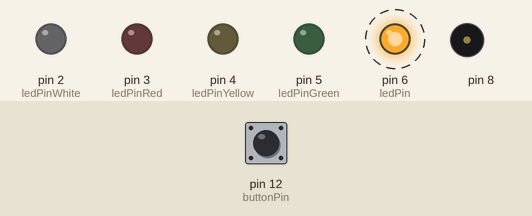
A sketch run on a simulated Arduino Uno, built with avr-gcc and run on an emulated ATmega328P. Shown: output pins drawn as LEDs (lit = HIGH), buzzer (waves = sounding). Dashed ring = blinking. The test bench sets the inputs (shaded band); at power-on: pin 12 (buttonPin) LOW.

Above: at 5.3 s.
5.4 s: pin 12 (buttonPin) pulled HIGH for 1.95 s
At 5.9 s:
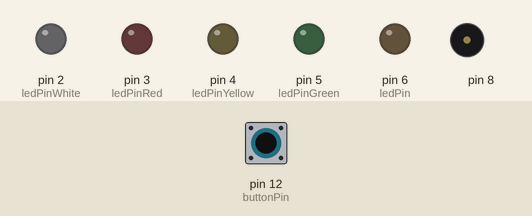
At 8.35 s:
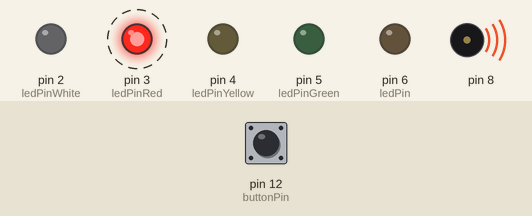
8.9 s: pin 12 (buttonPin) pulled HIGH for 3.2 s
At 11.48 s:
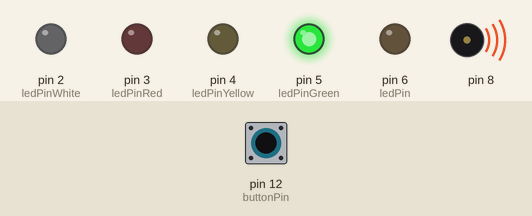
Timing chart, 0 to 19.6 s (numbered marks = the images above; inputs shaded):
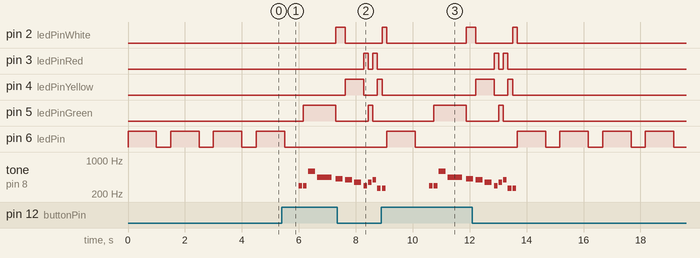

Measured:
- after the input at 5.4 s, pin 2 (ledPinWhite): LOW → HIGH after 1.9 s, → LOW 0.33 s later; pin 3 (ledPinRed): alternates HIGH for 0.16 s and LOW for 0.16 s, starting after 2.9 s
- after the input at 8.9 s, pin 3 (ledPinRed): alternates HIGH for 0.16 s and LOW for 0.16 s, 4 changes in all, then stays LOW, starting after 4.0 s; pin 5 (ledPinGreen): LOW → HIGH after 1.8 s, → LOW 1.1 s later, → HIGH 1.1 s later, → LOW 0.16 s later
- by itself, pin 6 (ledPin): alternates HIGH for 1.0 s and LOW for 0.50 s

The sketch:

megalovania.ino
```cpp
/* Button and leds which interacts with the melody "megalovania"
 *
 * When the button is pressed, the melody will play and the leds will interact with the different tones.
 * It depends on the note which colour lights up.
 *
 * Following leds will light up when:
 *  - the tone D is played --> green
 *  - the tone G or Ges is played --> yellow
 *  - the tone F is played --> red
 *  - the tone A or C is played --> white
 *
 * The oter white led will be blinking constantly, while the button is not pressed.
 *
 * Little tip: Hold the button for a longer time pressed.
 *
 * The constellation:
 *  - button attached to pin 12 from 10K resistor from ground
 *  - button attached to middle buzzer pin from 5.0V
 *  - buzzer attached to pin 8 from ground
 *  - led attached to resistor to pin 6 from ground
 *  - green led attached to resistor to pin 5 from ground
 *  - yellow attached to resistor to pin 4 from ground
 *  - red attached to resistor to pin 3 from ground
 *  - white attached to resistor to pin 2 from ground
 *
 * @author Mia Gudelj, Clarissa Sulivan
 * @since 03.11.2019
 * @version 1.0
 */

 #include "pitches.h"

// ---LED---
int ledPin = 6;
int ledPinGreen = 5;
int ledPinYellow = 4;
int ledPinRed = 3;
int ledPinWhite = 2;

// --- BUTTON---
int buttonPin = 12;

// ---MELODY---
// notes in the melody:
int melody[] = {
  NOTE_D4, NOTE_D4, NOTE_D5, NOTE_A4, NOTE_GS4, NOTE_G4, NOTE_F4, NOTE_D4, NOTE_F4, NOTE_G4, NOTE_C4, NOTE_C4
};

// note durations: 4 = quarter note, 8 = eighth note, etc.:
int noteDurations[] = {
  8, 8, 4, 2, 4, 4, 4, 8, 8, 8, 8, 8
};


// run once, when the sketch starts
void setup()  {

  // ---LED---
  // initialize digital pins from leds as an output.
  pinMode(ledPin, OUTPUT);
  pinMode(ledPinGreen, OUTPUT);
  pinMode(ledPinYellow, OUTPUT);
  pinMode(ledPinRed, OUTPUT);
  pinMode(ledPinWhite, OUTPUT);

  // ---BUTTON---
  // initialize digital pin from button as an input.
  pinMode(buttonPin, INPUT);
}   // end of the setup method

// run over and over again
void loop() {
  // ---LED---
  // the white led on pin 6 blinks constantly
  digitalWrite(ledPin, HIGH);
  delay(1000);
  digitalWrite(ledPin, LOW);
  delay(500);

  // ---BUTTON---
  //read the input pin
  int buttonState = digitalRead(buttonPin);

  //if button is pressed, play the melody
  if (buttonState == 1) {
    // ---MELODY---
    music();
  }

  // ---LED---
  //turn off all the leds
  digitalWrite(ledPinWhite, LOW);
  digitalWrite(ledPinRed, LOW);
  digitalWrite(ledPinGreen, LOW);
  digitalWrite(ledPinYellow, LOW);
}   // end of the loop method


// creating the melody
void music() {
  //turn the white blinking led off
  digitalWrite(ledPin, LOW);

  // ---leds interacting with the notes uf the melody---
  // iterate over the notes of the melody:
  for (int thisNote = 0; thisNote < 12; thisNote++) {

    // calculates the note duration ==> take one second divided by the note type.
    //e.g. quarter note = 1000 / 4, eighth note = 1000/8, etc.
    int noteDuration = 1000 / noteDurations[thisNote];
    tone(8, melody[thisNote], noteDuration);

    // to distinguish the notes, set a minimum time between them.
    // the note's duration + 30% seems to work well:
    int pauseBetweenNotes = noteDuration * 1.30;
    delay(pauseBetweenNotes);
    // stop the tone playing:
    noTone(8);

    // ---LED---
    switch (thisNote) {
      // turn the green led on
      case 0:
        digitalWrite(ledPinWhite, LOW);
        digitalWrite(ledPinRed, LOW);
        digitalWrite(ledPinYellow, LOW);
        digitalWrite(ledPinGreen, HIGH);
        break;

      case 1:
        digitalWrite(ledPinWhite, LOW);
        digitalWrite(ledPinRed, LOW);
        digitalWrite(ledPinYellow, LOW);
        digitalWrite(ledPinGreen, HIGH);
        break;

      case 2:
        digitalWrite(ledPinWhite, LOW);
        digitalWrite(ledPinRed, LOW);
        digitalWrite(ledPinYellow, LOW);
        digitalWrite(ledPinGreen, HIGH);
        break;

      // turn the white led on
      case 3:
        digitalWrite(ledPinRed, LOW);
        digitalWrite(ledPinGreen, LOW);
        digitalWrite(ledPinYellow, LOW);
        digitalWrite(ledPinWhite, HIGH);
        break;

      // turn the yellow led on
      case 4:
        digitalWrite(ledPinWhite, LOW);
        digitalWrite(ledPinRed, LOW);
        digitalWrite(ledPinGreen, LOW);
        digitalWrite(ledPinYellow, HIGH);
        break;

      case 5:
        digitalWrite(ledPinWhite, LOW);
        digitalWrite(ledPinRed, LOW);
        digitalWrite(ledPinGreen, LOW);
        digitalWrite(ledPinYellow, HIGH);
        break;

      // turn the red led on
      case 6:
        digitalWrite(ledPinWhite, LOW);
        digitalWrite(ledPinGreen, LOW);
        digitalWrite(ledPinYellow, LOW);
        digitalWrite(ledPinRed, HIGH);
        break;

      // turn the green led on
      case 7:
        digitalWrite(ledPinWhite, LOW);
        digitalWrite(ledPinRed, LOW);
        digitalWrite(ledPinYellow, LOW);
        digitalWrite(ledPinGreen, HIGH);
        break;

      // turn the red led on
      case 8:
        digitalWrite(ledPinWhite, LOW);
        digitalWrite(ledPinGreen, LOW);
        digitalWrite(ledPinYellow, LOW);
        digitalWrite(ledPinRed, HIGH);
        break;

      // turn the yellow led on
      case 9:
        digitalWrite(ledPinRed, LOW);
        digitalWrite(ledPinGreen, LOW);
        digitalWrite(ledPinWhite, LOW);
        digitalWrite(ledPinYellow, HIGH);
        break;

      // turn the yellow led on
      case 10:
        digitalWrite(ledPinRed, LOW);
        digitalWrite(ledPinGreen, LOW);
        digitalWrite(ledPinYellow, LOW);
        digitalWrite(ledPinWhite, HIGH);
        break;

      case 11:
        digitalWrite(ledPinRed, LOW);
        digitalWrite(ledPinGreen, LOW);
        digitalWrite(ledPinYellow, LOW);
        digitalWrite(ledPinWhite, HIGH);
        break;
    }  // end of the switch case
  }  // end of the for-loop
}   // end of the music method
```

pitches.h
```cpp
/*************************************************
 * Public Constants
 *************************************************/

#define NOTE_B0  31
#define NOTE_C1  33
#define NOTE_CS1 35
#define NOTE_D1  37
#define NOTE_DS1 39
#define NOTE_E1  41
#define NOTE_F1  44
#define NOTE_FS1 46
#define NOTE_G1  49
#define NOTE_GS1 52
#define NOTE_A1  55
#define NOTE_AS1 58
#define NOTE_B1  62
#define NOTE_C2  65
#define NOTE_CS2 69
#define NOTE_D2  73
#define NOTE_DS2 78
#define NOTE_E2  82
#define NOTE_F2  87
#define NOTE_FS2 93
#define NOTE_G2  98
#define NOTE_GS2 104
#define NOTE_A2  110
#define NOTE_AS2 117
#define NOTE_B2  123
#define NOTE_C3  131
#define NOTE_CS3 139
#define NOTE_D3  147
#define NOTE_DS3 156
#define NOTE_E3  165
#define NOTE_F3  175
#define NOTE_FS3 185
#define NOTE_G3  196
#define NOTE_GS3 208
#define NOTE_A3  220
#define NOTE_AS3 233
#define NOTE_B3  247
#define NOTE_C4  262
#define NOTE_CS4 277
#define NOTE_D4  294
#define NOTE_DS4 311
#define NOTE_E4  330
#define NOTE_F4  349
#define NOTE_FS4 370
#define NOTE_G4  392
#define NOTE_GS4 415
#define NOTE_A4  440
#define NOTE_AS4 466
#define NOTE_B4  494
#define NOTE_C5  523
#define NOTE_CS5 554
#define NOTE_D5  587
#define NOTE_DS5 622
#define NOTE_E5  659
#define NOTE_F5  698
#define NOTE_FS5 740
#define NOTE_G5  784
#define NOTE_GS5 831
#define NOTE_A5  880
#define NOTE_AS5 932
#define NOTE_B5  988
#define NOTE_C6  1047
#define NOTE_CS6 1109
#define NOTE_D6  1175
#define NOTE_DS6 1245
#define NOTE_E6  1319
#define NOTE_F6  1397
#define NOTE_FS6 1480
#define NOTE_G6  1568
#define NOTE_GS6 1661
#define NOTE_A6  1760
#define NOTE_AS6 1865
#define NOTE_B6  1976
#define NOTE_C7  2093
#define NOTE_CS7 2217
#define NOTE_D7  2349
#define NOTE_DS7 2489
#define NOTE_E7  2637
#define NOTE_F7  2794
#define NOTE_FS7 2960
#define NOTE_G7  3136
#define NOTE_GS7 3322
#define NOTE_A7  3520
#define NOTE_AS7 3729
#define NOTE_B7  3951
#define NOTE_C8  4186
#define NOTE_CS8 4435
#define NOTE_D8  4699
#define NOTE_DS8 4978
```
